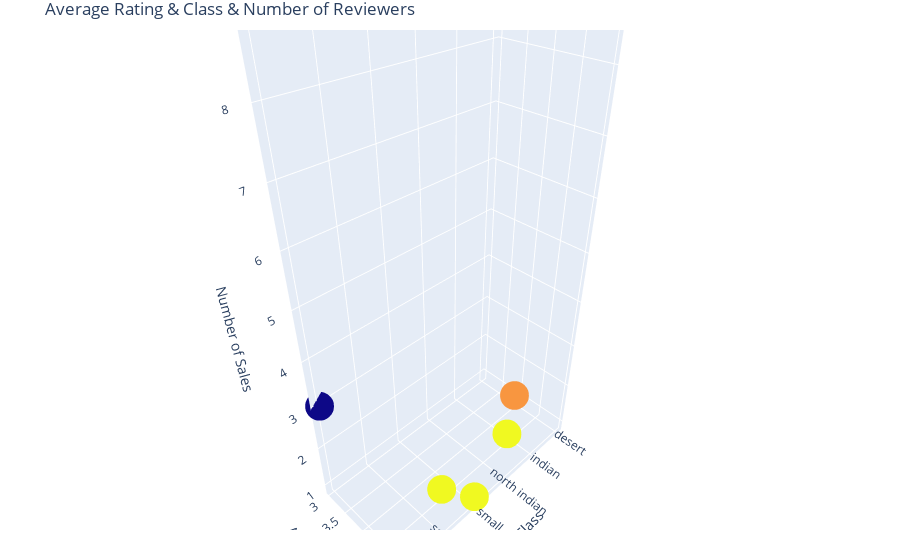

Notebook code cell kept with this figure:
### Code cell
cv = df['Class Name'].value_counts()
df1=df['Rating'].value_counts().to_frame()
avgdf1 = df.groupby('Class Name').agg({'Rating': np.average})

trace = go.Scatter3d( x = avgdf1.index,
                      y = avgdf1['Rating'],
                      z = cv[avgdf1.index],
                      mode = 'markers',
                      marker = dict(size=10,color=avgdf1['Rating']),
                      hoverinfo ="text",
                      text="Class: "+avgdf1.index+" \ Average Rating: "+avgdf1['Rating'].map(' {:,.2f}'.format).apply(str)+" \ Number of Reviewers: "+cv[avgdf1.index].apply(str)
                      )

data = [trace]
layout = go.Layout(title="Average Rating & Class & Number of Reviewers",
                   scene = dict(
                    xaxis = dict(title='Class'),
                    yaxis = dict(title='Average Rating'),
                    zaxis = dict(title='Number of Sales'),),
                   margin = dict(l=30, r=30, b=30, t=30))
fig = go.Figure(data=data, layout=layout)
py.iplot(fig)
plt.savefig('3D_Scatter.png')

### Figure 1 — Plotly figure (JSON) as saved in the notebook; plotly's stock layout.template omitted (floating-point values rounded to 4 significant figures)
{"data": [{"hoverinfo": "text", "marker": {"color": [3.889, 4.5, 5, 5, 5, 3], "size": 10}, "mode": "markers", "text": ["Class: desert \\ Average Rating:  3.89 \\ Number of Reviewers: 9", "Class: indian \\ Average Rating:  4.50 \\ Number of Reviewers: 2", "Class: north indian \\ Average Rating:  5.00 \\ Number of Reviewers: 2", "Class: small \\ Average Rating:  5.00 \\ Number of Reviewers: 1", "Class: south indian \\ Average Rating:  5.00 \\ Number of Reviewers: 2", "Class: spicy \\ Average Rating:  3.00 \\ Number of Reviewers: 3"], "type": "scatter3d", "x": ["desert", "indian", "north indian", "small", "south indian", "spicy"], "y": [3.889, 4.5, 5, 5, 5, 3], "z": [9, 2, 2, 1, 2, 3]}], "layout": {"margin": {"b": 30, "l": 30, "r": 30, "t": 30}, "scene": {"xaxis": {"title": {"text": "Class"}}, "yaxis": {"title": {"text": "Average Rating"}}, "zaxis": {"title": {"text": "Number of Sales"}}}, "title": {"text": "Average Rating & Class & Number of Reviewers"}}}
